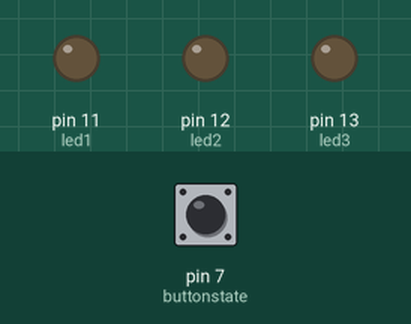
Recording of a sketch running on a simulated Arduino Uno, built with avr-gcc and run on an emulated ATmega328P. Shown: output pins drawn as LEDs (lit = HIGH). Dashed ring = blinking. The test bench sets the inputs (shaded band); at power-on: pin 7 (buttonstate) HIGH.

Above: at 1.2 s.
1.3 s: pin 7 (buttonstate) pulled LOW for 0.15 s
At 1.45 s:
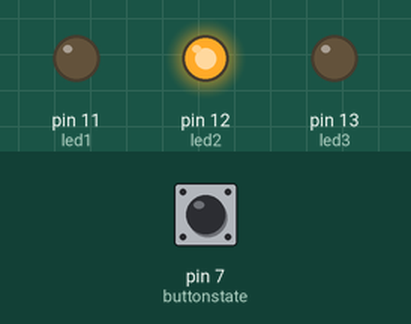
3.1 s: pin 7 (buttonstate) pulled LOW for 3.2 s
At 3.35 s:
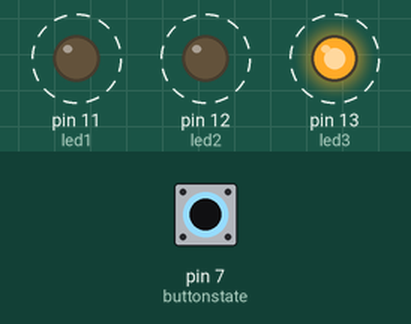
Timing chart, 0 to 7.7 s (numbered marks = the images above; inputs shaded):
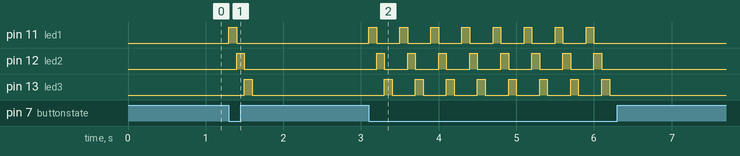

The sketch:

Led_Light_multiple_Control.ino
```cpp
int led1 = 11;
int led2 = 12;
int led3 = 13;
int buttonstate = 7;
int value;
void setup()
{
  pinMode(led1, OUTPUT);
  pinMode(led2, OUTPUT);
  pinMode(led3, OUTPUT);
  pinMode(buttonstate, INPUT);
}
void loop()
{
 value=digitalRead(buttonstate);
  if (value == 0){
  digitalWrite(led1, HIGH);
  delay(100);
  digitalWrite(led1, LOW);
  digitalWrite(led2, HIGH);
  delay(100);
  digitalWrite(led2, LOW);
  digitalWrite(led3, HIGH);
  delay(100);
  digitalWrite(led3, LOW);
  delay(100);
  }
  else {
  digitalWrite(led1, LOW);
  digitalWrite(led2, LOW);
  digitalWrite(led3, LOW);
  }
}
```

Measured:
- after the input at 1.3 s, pin 11 (led1): LOW → HIGH at once, → LOW 0.10 s later; pin 12 (led2): LOW → HIGH after 0.10 s, → LOW 0.10 s later; pin 13 (led3): LOW → HIGH after 0.20 s, → LOW 0.10 s later
- after the input at 3.1 s, pin 11 (led1): alternates HIGH for 0.10 s and LOW for 0.30 s, 16 changes in all, then stays LOW, starting at once; pin 12 (led2): alternates HIGH for 0.10 s and LOW for 0.30 s, 16 changes in all, then stays LOW, starting after 0.10 s
